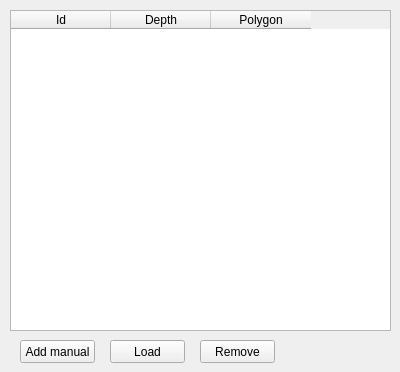
      <widget class="QWidget" name="tab_2">
       <attribute name="title">
        <string>Depth</string>
       </attribute>
       <widget class="QTableWidget" name="twDepthList">
        <property name="geometry">
         <rect>
          <x>10</x>
          <y>10</y>
          <width>381</width>
          <height>321</height>
         </rect>
        </property>
        <column>
         <property name="text">
          <string>Id</string>
         </property>
        </column>
        <column>
         <property name="text">
          <string>Depth</string>
         </property>
        </column>
        <column>
         <property name="text">
          <string>Polygon</string>
         </property>
        </column>
       </widget>
       <widget class="QPushButton" name="pbRemoveDepth">
        <property name="geometry">
         <rect>
          <x>200</x>
          <y>340</y>
          <width>75</width>
          <height>23</height>
         </rect>
        </property>
        <property name="text">
         <string>Remove</string>
        </property>
       </widget>
       <widget class="QPushButton" name="pbAddSimpleDepth">
        <property name="geometry">
         <rect>
          <x>20</x>
          <y>340</y>
          <width>75</width>
          <height>23</height>
         </rect>
        </property>
        <property name="text">
         <string>Add manual</string>
        </property>
       </widget>
       <widget class="QPushButton" name="pbLoadDepth">
        <property name="geometry">
         <rect>
          <x>110</x>
          <y>340</y>
          <width>75</width>
          <height>23</height>
         </rect>
        </property>
        <property name="text">
         <string>Load</string>
        </property>
       </widget>
      </widget>
